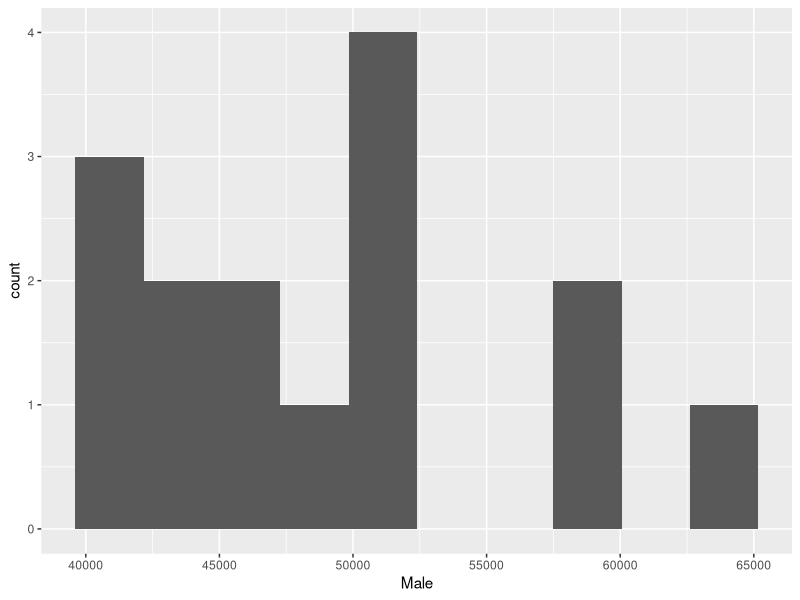

Write R code to recreate this figure.
## ---- chunk 1
knitr::opts_chunk$set(echo = TRUE)
## ---- chunk 2

#We may have to discuss how best to sinplify the data sets. Not sure if the alterations that I made are sufficient. 

library(tidyverse)

Faculty_sal<-read_csv("faculty_salary.csv")
Faculty_sal

Grad_enroll<-read_csv("grad_enrollment.csv")
Grad_enroll

NonPD_mediansalary <- read_csv("Non_postdoc_mediansalary.csv")
NonPD_mediansalary

PD_mediansalary <- read_csv("Postdoc_mediansalary.csv")
PD_mediansalary

PHDs<-read_csv("PHDs_simple.csv")
PHDs



## ---- chunk 3
#attempting to do exploratory graphs on median salaray data in order to determine normality....yeaaa, not sure how to get it to plot; will ask Allison or someone after lab


#exploratory histogram for male PD median salaries
PD_median_hist <- ggplot(PD_mediansalary, aes(x = Male))+
  geom_histogram( bins = 10)
PD_median_hist

PD_median_qq <- ggplot()





